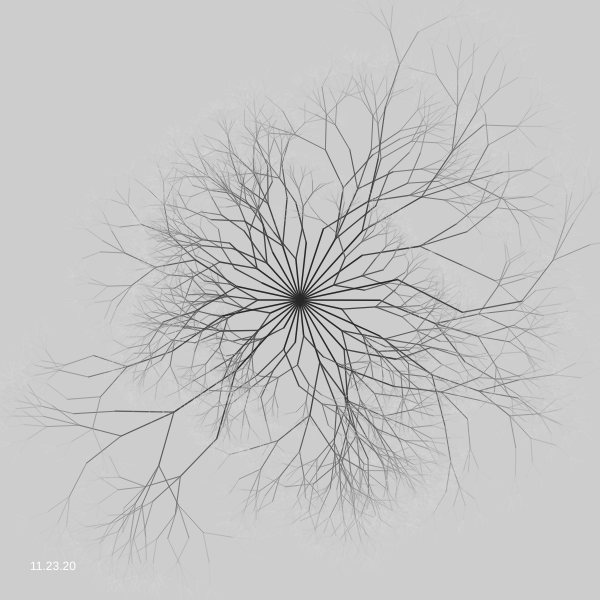
Frame 1 (no input)
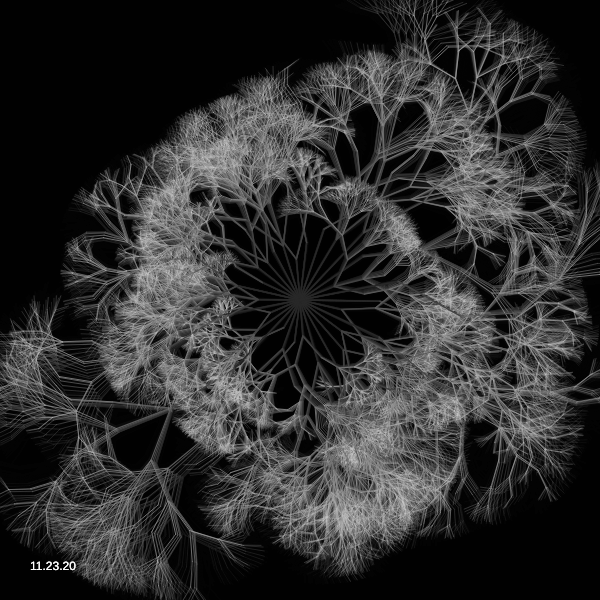
Frame 60 (no input)
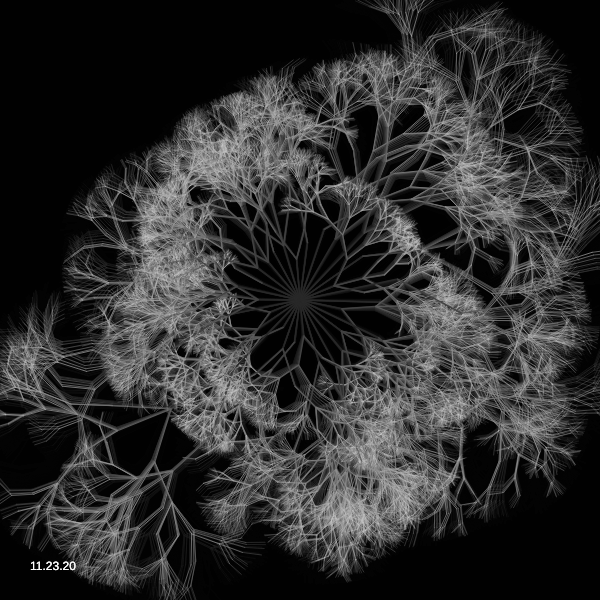
Frame 120 (the mouse pressed at the canvas centre since frame 60)

The p5.js sketch that drew these frames (run headless with seeded random() and noise() and a simulated clock; from frame 60 on, the mouse is pressed at the canvas centre):

// p5.js sketch
// ── sketch.js
/*
T-Virus

Recursively creates `branches` that uses dynamics to drive their angles.

Author:
  Jason Labbe

Site:
  jasonlabbe3d.com
*/


var maxLevel = 7; // The amount of nested branches it will subdivide to. More is slower!
var branchForce = 2; // The branch's resistance against the mouse. A lower value will make it feel sluggish, while a bigger value will make it spring-like.
var rootBranches = [];
var debug = false;
var count = 0;


function setup() {
  createCanvas(600, 600);
  generateNewTree();
}


function draw() {
  background(0, 50);
  
  push();
    translate(width / 2, height / 2);
    for (let i = 0; i < rootBranches.length; i++) {
      treeIterator(rootBranches[i], 0, -height / 2, 0);
    }
  
  pop();
  
  fill(255);
  noStroke();
  text("11.23.20", 30, height-30)
}


// A branch's position is always relative to its parent.
function Branch(length, angle, level) {
  this.vel = 0;
  this.acc = 0
  this.level = level;
  this.angle = angle;
  this.restAngle = angle;
  this.length = length;
  this.children = [];
  this.leaves = [];
  count++;
  this.index = count;
  
  // Adds a new branch as a child.
  this.newBranch = function(angle, mult) {
    let newBranch = new Branch(this.length * mult, angle, this.level + 1)
    this.children.push(newBranch);
    return newBranch;
  }
  
  // Adds a new velocity to its acceleration.
  this.applyForce = function(force) {
    this.acc += force;
  }
  
  // Simulates its new angle.
  this.move = function() {
    // Add some weak wind so there's subtle motion when it's idle.
    let windMult = map(this.level, 0, maxLevel, 0.1, 1) * random(0.75, 1.25);
    let wind = noise((frameCount + this.index) * 0.005) * windMult;
    this.applyForce(wind);
    
    // Always have the angle chasing back to its rest pose.
    // This is what causes the branches to bounce.
    let angleThresh = 10;
    let spring = new p5.Vector(this.restAngle, 0);
    let distance = dist(this.angle, 0, this.restAngle, 0);
    let force = map(min(distance, angleThresh), 0, angleThresh, 0, branchForce);
    
    spring.sub(new p5.Vector(this.angle, 0));
    spring.normalize();
    spring.mult(force);
    this.applyForce(spring.x);
    
    // Slow down velocity with air drag.
    this.vel *= 0.95;
    
    // Add acceleration to velocity, and then to the angle.
    this.vel += this.acc;
    this.angle += this.vel;
    this.angle = constrain(this.angle, this.restAngle - 45, this.restAngle + 45);  // Limit how far its angle can bend, otherwise it could spin!
    this.acc = 0;
  }
}


// Takes a branch and spawns new children branches that will come from it.
// This is a recursive function that makes up the tree's structure.
function subDivide(branch) {
  let newBranches = [];
  let newBranchCount = int(random(1, 4));
  let minLength = 0.7;
  let maxLength = 0.85;
  
  // The angles will change depending on how many new branches will be created.
  // This will allow the tree to have more natural looking angles than being random.
  if (newBranchCount == 2) {
    newBranches.push(branch.newBranch(random(-45.0, -10.0), random(minLength, maxLength)));
    newBranches.push(branch.newBranch(random(10.0, 45.0), random(minLength, maxLength)));
  } else if (newBranchCount == 3) {
    newBranches.push(branch.newBranch(random(-45.0, -15.0), random(minLength, maxLength)));
    newBranches.push(branch.newBranch(random(-10.0, 10.0), random(minLength, maxLength)));
    newBranches.push(branch.newBranch(random(15.0, 45.0), random(minLength, maxLength)));
  } else {
    newBranches.push(branch.newBranch(random(-45.0, 45.0), random(minLength, maxLength)));
  }
  
  // If the new branches haven't reach the max level yet then spawn new branches from them.
  for (let i = 0; i < newBranches.length; i++) {
    if (newBranches[i].level < maxLevel) {
      subDivide(newBranches[i]);
    }
  }
}


// Creates a new tree. The first branch is always vertical in the scene's center.
function generateNewTree() {
  rootBranches = [];
  for (let a = 0; a < 360; a+=12) {
    let newBranch = new Branch(random(30.0, 100.0), a, 0)
    rootBranches.push(newBranch);
    subDivide(newBranch);
  }
}


// A recursive function to display the tree.
// It uses `push` and `pop` so that we don't have to deal with actual positions.
// Instead we only care about a branch's length and angle so that we can position them relatively.
function treeIterator(branch, worldX, worldY, worldA) {
  // Even though `push` and `pop` will help *display* the tree, we still need a means to interact with it.
  // So to interact with the mouse, we must keep track of the current branch's world position/rotation.
  worldA += branch.angle;
  
  let vec = new p5.Vector(branch.length, 0);
  vec.rotate(radians(worldA));
  
  worldX += vec.x;
  worldY += vec.y;
  
  push();
    stroke(map(branch.level, 0, maxLevel, 40, 220));
    strokeWeight(map(branch.level, 0, maxLevel, 1.5, 0.2));
    
    // Push the branch if it's within distance of the mouse.
    let d = 0.5;
    let distThresh = 30;
    if (d < distThresh) {
      let force = map(random(-30, 30), -30, distThresh, 1.5, 0);  // Closer branches will be pushed more.
      
      // Lower branches have greater resistance.
      force *= map(branch.level, 0, maxLevel, 0.2, 1);
      branch.applyForce(force);
      
    }
  
    // Simulate branch.
    branch.move();
  
    rotate(radians(branch.angle));
    

    // Draw branch.
    line(0, 0, branch.length, 0);
  
  
    translate(branch.length, 0);
    
    // Continue iterating to children branches, and pass world values.
    for (let i = 0; i < branch.children.length; i++) {
      treeIterator(branch.children[i], worldX, worldY, worldA);
    }
  pop();
}
